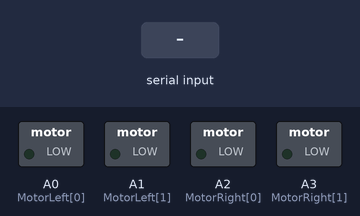
A sketch run on a simulated Arduino Uno, built with avr-gcc and run on an emulated ATmega328P. On the bench: switched loads named in the sketch (green lamp = pin HIGH). The test bench sets the inputs (shaded band). What the sketch prints to the serial monitor is not drawn.

Above: at 1.2 s.
1.3 s: "w" received over Serial
At 2.1 s:
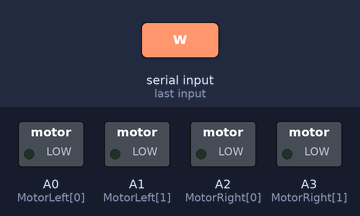
2.9 s: "s" received over Serial
At 3.3 s:
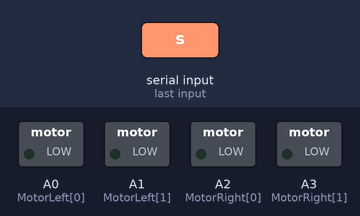
4.5 s: "a" received over Serial
At 5.7 s:
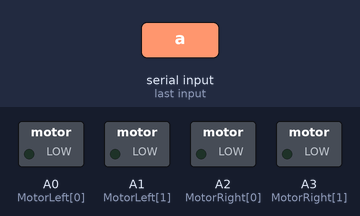
6.1 s: "d" received over Serial
At 6.9 s:
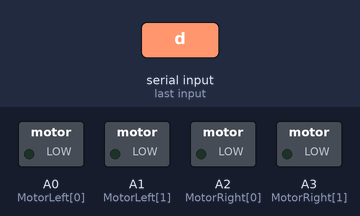
Timing chart, 0 to 8.7 s (numbered marks = the images above; inputs shaded):
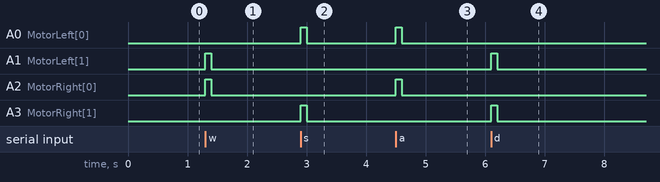

The sketch:

Computer_Controlled.ino
```cpp
/*
Reads keys w,s,a,r from keyboard(with USB) and controls the Explore Robo


*/

int MotorLeft[2] = {A0,A1};
int MotorRight[2] = {A2,A3};

void setup()
{
Serial.begin(9600);
MotorInit();
Serial.print("*Explore Robo Mode Computer: Controlled*\n\r");
Serial.println("Commands:\n W->Forward \n S->Backwards \n A->Left \n D->Right");
}

void loop()
{
int command;
command = Serial.read();
  switch(command)
 {
    case 'w': Robot_Forward(); delay(100); Robot_Stop();break;
    case 's': Robot_Backward(); delay(100);Robot_Stop(); break;
    case 'a': Robot_Left(); delay(100); Robot_Stop();break;
    case 'd': Robot_Right(); delay(100);Robot_Stop(); break;
    //in case the caps lock is ON
    case 'W': Robot_Forward(); delay(100);Robot_Stop(); break;
    case 'S': Robot_Backward(); delay(100);Robot_Stop(); break;
    case 'A': Robot_Left(); delay(100);Robot_Stop(); break;
    case 'D': Robot_Right(); delay(100);Robot_Stop(); break;
    default: break;
 }
}

//Intialize the motor
void MotorInit()
{
  int i;
  for(i=0 ; i<2; i++)
  {
  pinMode(MotorLeft[i],OUTPUT);
  pinMode(MotorRight[i],OUTPUT);
  }
}

//Robot Driving Functions
void Robot_Forward()
{
   digitalWrite(MotorLeft[0],0);
   digitalWrite(MotorLeft[1],1);
   digitalWrite(MotorRight[0],1);
   digitalWrite(MotorRight[1],0);
}

void Robot_Backward()
{
   digitalWrite(MotorLeft[0],1);
   digitalWrite(MotorLeft[1],0);
   digitalWrite(MotorRight[0],0);
   digitalWrite(MotorRight[1],1);
}

void Robot_Left()
{
  digitalWrite(MotorLeft[0],1);
  digitalWrite(MotorLeft[1],0);
  digitalWrite(MotorRight[0],1);
  digitalWrite(MotorRight[1],0);
}

void Robot_Right()
{
  digitalWrite(MotorLeft[0],0);
  digitalWrite(MotorLeft[1],1);
  digitalWrite(MotorRight[0],0);
  digitalWrite(MotorRight[1],1);
}
void Robot_Stop()
{
	digitalWrite(MotorLeft[0],0);
	digitalWrite(MotorLeft[1],0);
	digitalWrite(MotorRight[0],0);
	digitalWrite(MotorRight[1],0);
}
```

Measured:
- after the input at 1.3 s, A1 (MotorLeft[1]), A2 (MotorRight[0]): LOW → HIGH at once, → LOW 0.10 s later
- after the input at 2.9 s, A0 (MotorLeft[0]), A3 (MotorRight[1]): LOW → HIGH at once, → LOW 0.10 s later
- after the input at 4.5 s, A0 (MotorLeft[0]), A2 (MotorRight[0]): LOW → HIGH at once, → LOW 0.10 s later
- after the input at 6.1 s, A1 (MotorLeft[1]), A3 (MotorRight[1]): LOW → HIGH at once, → LOW 0.10 s later
